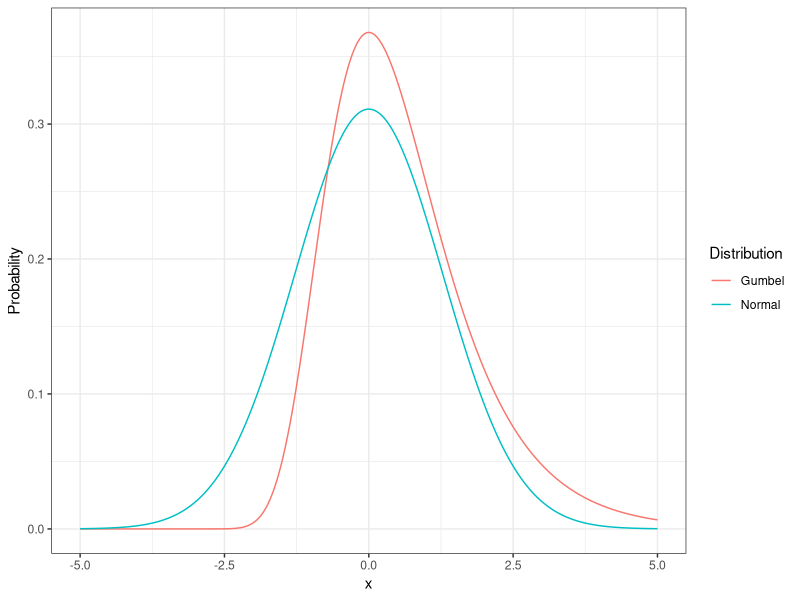
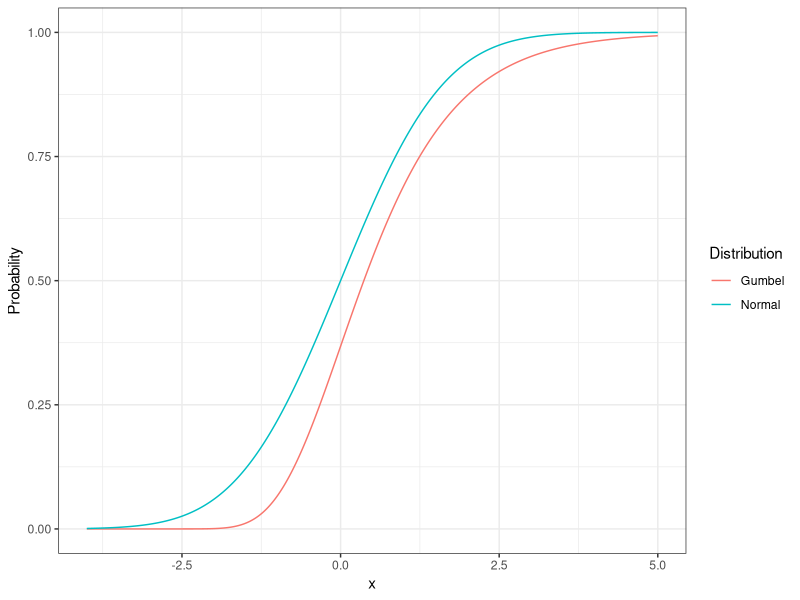
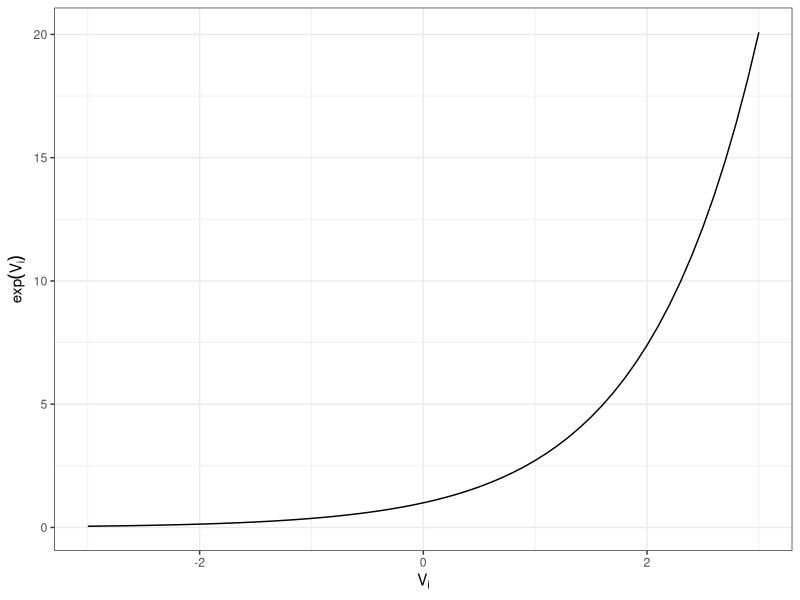

These figures' R source, in order: (Note: this script raises an error after producing the figures.)
## ---- chunk 1
library(tidyverse)
library(kableExtra)
## ---- chunk 2
pdf <- tibble(
  x = seq(-5, 5, by = 0.01),
  Normal = dnorm(x, sd = sqrt(pi^2/6)),
  Gumbel = exp(-x) * exp(-exp(-x))
) 

ggplot(pdf %>% gather(key = "Distribution", value = "Probability", -x),
       aes(x = x, y = Probability, color = Distribution)) +
  geom_line() + 
  theme_bw()
## ---- chunk 3
cdf <- tibble(
  x = seq(-4, 5, by = 0.01),
  Normal = pnorm(x, sd = sqrt(pi^2 / 6)),
  Gumbel = exp(-exp(-x))
) 

ggplot(cdf %>% gather(key = "Distribution", value = "Probability", -x),
       aes(x = x, y = Probability, color = Distribution)) +
  geom_line() + 
  theme_bw()

## ---- chunk 4
tibble( x = seq(-3,3,.1), y = exp(x)) %>%
  ggplot(aes(x = x, y = y)) + 
  geom_line() + 
  xlab(bquote(V[i])) + 
  ylab(bquote(exp(V[i]))) +
  theme_bw()
## ---- chunk 5
tibble(
  case = 1:5,
  vda = c(-3.0, -1.5, 0.0, 1.5, 3.0),
  vsr = -1.5,
  vtr = -0.5
) %>%
  mutate(
    p = exp(vda) / (exp(vda) + exp(vsr) + exp(vtr))
  ) %>%
  kableExtra::kbl(  
    caption = "Probability Values for Drive Alone as a Function of Drive Alone Utility (Shared Ride and Transit Utilities held constant)", 
    col.names = c("$Case$", "$V_{DA}$", "$V_{SR}$", "$V_{TR}$", "$Pr(DA)$")) %>%
  kableExtra::kable_styling()
## ---- chunk 6
tibble(
  case = 6:11,
  vda = 0.0,
  vsr = c(-1.5, -1.5, -1.5, -0.5, -0.5, -0.5),
  vtr = c(-1.5, -1.0, -0.5, -1.5, -1.0, -0.5)
) %>%
  mutate(
    p = exp(vda) / (exp(vda) + exp(vsr) + exp(vtr))
  ) %>%
  kableExtra::kbl(
    caption = "Probability Values for Drive Alone as a Function of Shared Ride and Transit Utilties", 
    col.names = c("$Case$", "$V_{DA}$", "$V_{SR}$", "$V_{TR}$", "$Pr(DA)$")) %>%
  kableExtra::kable_styling()
## ---- chunk 7
#' Function to compute mnl probabilities
#' @param vi utility of target alternative
#' @param ... utilities of other alternatives
mnl_prob <- function(vi, ...){
  vj <- c(...)
  exp(vi) / sum(exp(vj))
}
## ---- chunk 8

thegoods <- data.frame(
 "Alternative"= c("Drive Alone","Shared Ride","Transit"),
 "Expression" = c(-0.50,-1.50,-3.00),
 "Value" = c(-0.50,-1.50,-3.00),
 "Exponent" = c(0.607,0.223,0.050),
 "Probability" = c(0.690,0.254,0.057))

kbl(thegoods, align = "c", booktabs = T, caption = "Numerical Example Illustrating Equivalent Difference Property: Probability of Each Alternative Before Adding Delta") %>% 
kable_classic() %>% 
  add_header_above(c(" "=1, "Utility" = 2, " " = 2), align = "center")

## ---- chunk 9

thegoods1 <- data.frame(
 "Alternative"= c("Drive Alone","Shared Ride","Transit"),
 "Expression" = c("-0.50 + 1.00", "-1.50 + 1.00","-3.00 + 1.00"),
 "Value" = c(0.50,-0.50,-2.00),
 "Exponent" = c(1.649, 0.607, 0.135),
 "Probability" = c(0.690,0.254,0.057))

kbl(thegoods1, align = "c", booktabs = T, caption = "Numerical Example Illustrating Equivalent Difference Property: Probability of Each Alternative After Adding Delta (=1.0)") %>% 
kable_classic() %>% 
  add_header_above(c(" "=1, "Utility" = 2, " " = 2), align = "center")

## ---- chunk 10
transit_base <- tibble(
 "Alternative"= c("Drive Alone","Shared Ride","Transit"),
 "Expression" = c("1.1 + 0.008 * 50 - 0.02 * 30","0.8 + 0.006 * 50 - 0.02 * 35","0.0 + 0.000 * 50 - 0.02 * 50"),
) %>%
  mutate(
    Value = c(1.1 + 0.008 * 50 - 0.02 * 30, 0.8 + 0.006 * 50 - 0.02 * 35, 0.0 + 0.000 * 50 - 0.02 * 50),
    Exponent = exp(Value),
    Probability = Exponent / sum(Exponent)
  ) 

transit_base %>%
  kableExtra::kbl(booktabs = T, caption = "Utility and Probability calculation with TRansit as Base Alternative") %>% 
  kable_styling() %>%
  add_header_above(c(" "=1, "Utility" = 2, " " = 2), align = "center")
## ---- chunk 11
da_base <- tibble(
 "Alternative"= c("Drive Alone","Shared Ride","Transit"),
 "Expression" = c("0.0 + 0.000 * 50 - 0.02 * 30","-0.3 - 0.002 * 50 - 0.02 * 35","-1.1 - 0.008 * 50 - 0.02 * 50"),
) %>%
  mutate(
    Value = c(0.0 + 0.000 * 50 - 0.02 * 30, -0.3 - 0.002 * 50 - 0.02 * 35, -1.1 - 0.008 * 50 - 0.02 * 50),
    Exponent = exp(Value),
    Probability = Exponent / sum(Exponent)
  ) 

da_base %>%
  kableExtra::kbl(booktabs = T, caption = "Utility and Probability calculation with TRansit as Base Alternative") %>% 
  kable_styling() %>%
  add_header_above(c(" "=1, "Utility" = 2, " " = 2), align = "center")
## ---- chunk 12
tibble(
 "Alternative"= da_base$Alternative,
 "Constant" = c("1.1","0.8","0.0"),
 "Income" = c("0.008", "0.006", "0.000"),
 "Constant " = c("-1.1","-1.1","-1.1"),
 "Income " = c("-0.008", "-0.008", "-0.008"),
 "Constant  " = c("0.0","-0.3","-1.1"),
 "Income  " = c("0.000", "-0.002", "-0.008"))

kbl(tab47df, align = "c", booktabs = T, caption = "Changes in Alternative Specific Constants and Income Parameters") %>% 
  kable_styling() %>%
  add_header_above(c(" " = 1, "TRansit as Base Alternative"= 2, "Change in Parameters" = 2, "Drive Alone as Base Alternative" = 2), align = "center")
## ---- chunk 13
const_tab <- tibble(
 Alternative = c("Drive Alone","Shared Ride","Transit"),
 Expression  = c(0.0,-1.60,-1.80)
) %>%
  mutate(
    Value = Expression,
    Exponent = exp(Value),
    Probability = Exponent / sum(Exponent)
  )

const_tab %>%
  kbl(caption = "MNL Properties for Constants Only Model") %>% 
  kable_styling() %>% 
  add_header_above(c(" " = 1, "Utility"= 2, " " = 2), align = "center")
## ---- chunk 14
# calculate probabilities for example individuals
demo_ps <- function(beta){
  v1a <- beta * 30
  v1t <- beta * 50 
  p1 <- exp(v1a) / (exp(v1t) + exp(v1a)) 
  v2a <- beta * 20
  v2t <- beta * 10
  p2 <- exp(v2a) / (exp(v2t) + exp(v2a)) 
  v3a <- beta * 40
  v3t <- beta * 30
  p3 <- exp(v3t) / (exp(v3t) + exp(v3a)) 
  
  c(p1, p2, p3)
}

# calculate likelihood function
demo_likelihood <- function(beta) {
  ps <- demo_ps(beta)
  prod(ps)
}

# calculate log-likelihood
demo_loglikelihood <- function(beta) {
  ps <- demo_ps(beta)
  sum(log(ps))
}

tibble(
  beta = seq(-0.2, 0, by = 0.001)
) %>%
  rowwise() %>%
  mutate(
  Likelihood = demo_likelihood(beta),
  `Log Likelihood` = demo_loglikelihood(beta)
) %>%
  gather(likelihood, value, -beta) %>%
  ggplot(aes(x = beta, y = value)) + 
  geom_line() +
  xlab(expression(beta)) + ylab("Likelihood Function Value") +
  facet_grid(likelihood ~ ., scales = "free_y")  + theme_bw()
